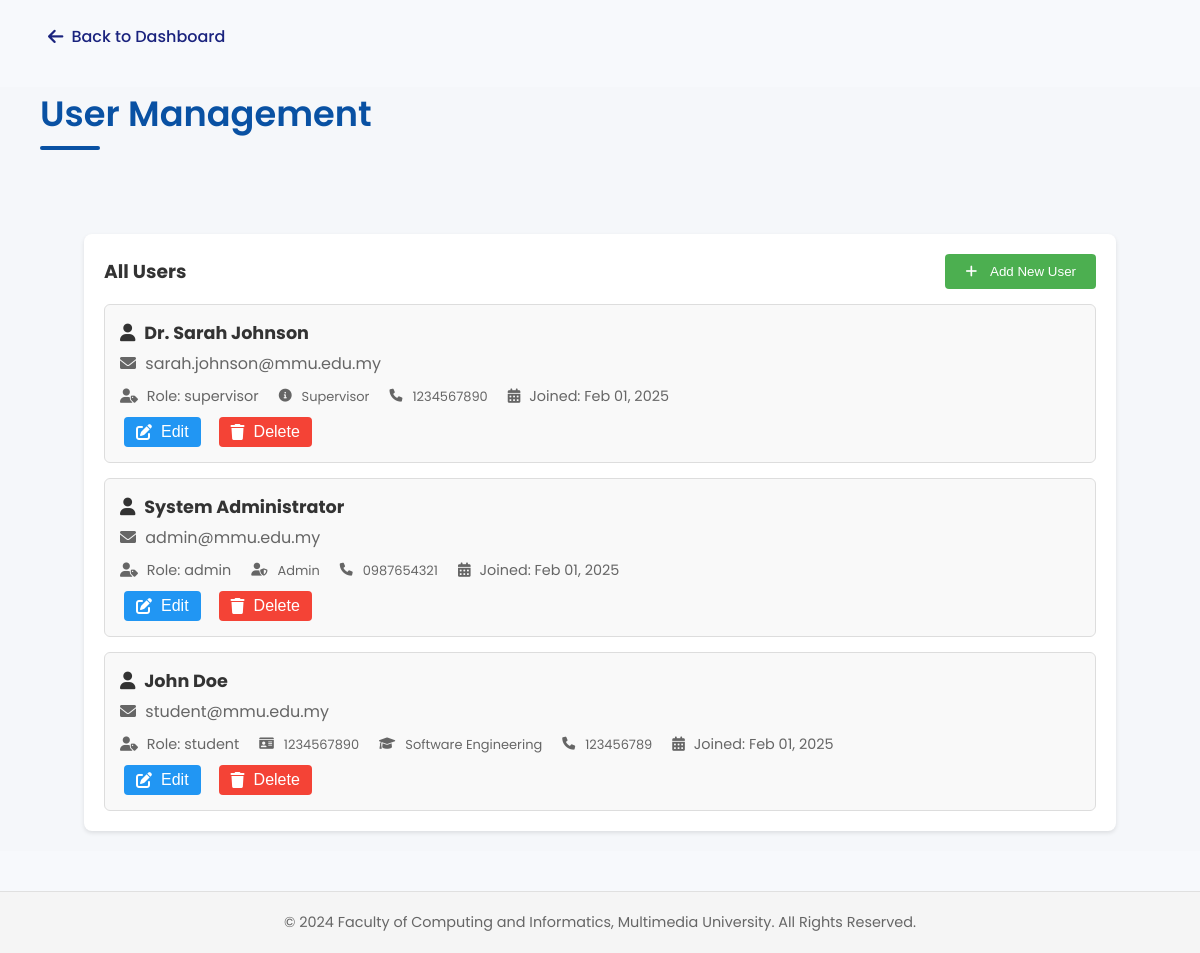
The page /pages/admin-dashboard/manage-users.php (signed in) on the database its author committed.
### pages/admin-dashboard/fetch-users.php (called while the page is built, shortened)
<?php
function getAllUsers() {
    $sql = "SELECT u.user_id, u.full_name, u.email, u.role, u.phone_number, u.created_at,
            CASE
                WHEN s.student_id IS NOT NULL THEN CONCAT(s.matric_number, ' (', s.course, ')')
                WHEN sv.supervisor_id IS NOT NULL THEN 'Supervisor'
                WHEN a.admin_id IS NOT NULL THEN 'Admin'
            END as additional_info,
            s.matric_number,
            s.course
            FROM users u
            LEFT JOIN students s ON u.user_id = s.student_id
            LEFT JOIN supervisors sv ON u.user_id = sv.supervisor_id
            LEFT JOIN admins a ON u.user_id = a.admin_id
            ORDER BY u.created_at DESC";
    $conn = OpenCon();
    $result = mysqli_query($conn, $sql);
    return $result;
}
?>

### pages/admin-dashboard/manage-users.php (the view, shortened to what this page needs)
<?php
require_once "./fetch-users.php";
?>
<!DOCTYPE html>
<html lang="en">
<head>
    <link rel="stylesheet" href="../../index.css">
    <link rel="stylesheet" href="./admin-dashboard-page.css">
    <link href="https://cdnjs.cloudflare.com/ajax/libs/font-awesome/6.0.0/css/all.min.css" rel="stylesheet">
</head>
<body>
    <div class="back-button">
        <a href="./admin-dashboard-page.php" title="Back to Dashboard">
            <i class="fas fa-arrow-left"></i> Back to Dashboard
        </a>
    </div>
    <div class="section">
        <h2>User Management</h2>
        <div class="dashboard-container">
            <div class="action-panel">
                <div class="panel-header">
                    <h3>All Users</h3>
                    <button class="new-user-btn" id="newUserBtn">
                        <i class="fas fa-plus"></i> Add New User
                    </button>
                </div>
                <div class="users-list">
                    <?php
                        $result = getAllUsers();
                        while ($row = $result->fetch_assoc()) {
                            echo "<div class='user-item'>";
                            echo "<div class='user-header'>";
                            echo "<h4 class='username'><i class='fas fa-user'></i> ".$row['full_name']."</h4>";
                            echo "<p class='user-email'><i class='fas fa-envelope'></i> ".$row['email']."</p>";
                            echo "</div>";
                            echo "<div class='user-details'>";
                            echo "<span class='user-role'><i class='fas fa-user-tag'></i> Role: ".$row['role']."</span>";
                            if ($row['role'] === 'student') {
                                echo "<span class='user-info'><i class='fas fa-id-card'></i> ".$row['matric_number']."</span>";
                                echo "<span class='user-info'><i class='fas fa-graduation-cap'></i> ".$row['course']."</span>";
                            } elseif ($row['additional_info']) {
                                $icon = $row['role'] === 'supervisor' ? 'fa-info-circle' : 'fa-user-shield';
                                echo "<span class='user-info'><i class='fas ".$icon."'></i> ".$row['additional_info']."</span>";
                            }
                            echo "<span class='user-phone'><i class='fas fa-phone'></i> ".$row['phone_number']."</span>";
                            echo "<span class='user-date'><i class='fas fa-calendar-alt'></i> Joined: ".date('M d, Y', strtotime($row['created_at']))."</span>";
                            echo "</div>";
                            echo "<div class='user-actions'>";
                            echo "<button class='edit-btn' data-userid='".$row['user_id']."'><i class='fas fa-edit'></i> Edit</button>";
                            echo "<button class='delete-btn' data-userid='".$row['user_id']."'><i class='fas fa-trash'></i> Delete</button>";
                            echo "</div>";
                            echo "</div>";
                        }
                    ?>
                </div>
            </div>
        </div>
    </div>
    <footer>
        <p>&copy; 2024 Faculty of Computing and Informatics, Multimedia University. All Rights Reserved.</p>
    </footer>
</body>
</html>

### index.css (style rules this page uses)
body { font-family: 'Poppins', sans-serif; margin: 0; padding: 0; min-height: 100vh; background-color: #F7F9FC; }
.action-panel { background: white; padding: 1.5rem; border-radius: 12px; margin: 1.5rem; box-shadow: 0 4px 6px rgba(37, 99, 235, 0.1); margin-bottom: 2rem; transition: transform 0.3s ease, box-shadow 0.3s ease; }
.action-panel h3 { color: #2c3e50; margin-bottom: 1rem; }
footer { text-align: center; padding: 20px; margin-top: 40px; background-color: #f5f5f5; border-top: 1px solid #e0e0e0; }
footer p { margin: 0; color: #666; font-size: 0.9rem; }

### pages/admin-dashboard/admin-dashboard-page.css (style rules this page uses)
.section { padding: 0rem 2.5rem; margin-top: 30px; background-color: #f5f7fa; min-height: calc(100vh - 70px); }
h2 { color: #0951a3; margin-bottom: 2.5rem; font-size: 2.2rem; font-weight: 600; position: relative; padding-bottom: 10px; }
h2:after { content: ''; position: absolute; bottom: 0; left: 0; width: 60px; height: 4px; background: #0951a3; border-radius: 2px; }
.action-panel { background: #fff; border-radius: 8px; box-shadow: 0 2px 4px rgba(0, 0, 0, 0.1); padding: 20px; margin-bottom: 30px; }
.panel-header { display: flex; justify-content: space-between; align-items: center; margin-bottom: 15px; }
.panel-header h3 { margin: 0; color: #333; }
.new-user-btn { background-color: #4CAF50; color: white; border: none; padding: 10px 20px; border-radius: 4px; cursor: pointer; display: flex; align-items: center; gap: 8px; }
.users-list { display: flex; flex-direction: column; gap: 15px; }
.user-item { border: 1px solid #ddd; border-radius: 6px; padding: 15px; background-color: #f9f9f9; }
.user-header { margin-bottom: 10px; }
.username { font-size: 1.1em; margin: 0; color: #333; }
.user-email { margin: 5px 0; color: #666; }
.user-details { display: flex; gap: 20px; margin-bottom: 10px; color: #666; font-size: 0.9em; }
.user-actions { display: flex; gap: 10px; }
.edit-btn, .delete-btn { padding: 6px 12px; border: none; border-radius: 4px; cursor: pointer; display: flex; align-items: center; gap: 5px; }
.edit-btn { background-color: #2196F3; color: white; }
.delete-btn { background-color: #f44336; color: white; }
.fas { margin-right: 5px; }
:root { --primary-color: #2563eb; --background-color: #f0f7ff; --text-primary: #333333; --accent-color: #3b82f6; --success-color: #10b981; --warning-color: #f59e0b; --danger-color: #ef4444; --info-color: #06b6d4; }
footer { text-align: center; padding: 20px; margin-top: 40px; background-color: #f5f5f5; border-top: 1px solid #e0e0e0; }
footer p { margin: 0; color: #666; font-size: 0.9rem; }
.dashboard-container { padding: 20px; max-width: 1200px; margin: 0 auto; }
.user-info { display: flex; align-items: center; gap: 5px; color: #666; font-size: 0.9em; }
.user-phone { display: flex; align-items: center; gap: 5px; color: #666; font-size: 0.9em; }
.edit-btn, .delete-btn { display: flex; align-items: center; gap: 4px; padding: 6px 12px; border: none; border-radius: 4px; cursor: pointer; font-size: 1rem; transition: all 0.2s ease; }
.edit-btn { background-color: #0066cc; color: white; }
.edit-btn, .delete-btn { padding: 6px 12px; margin: 0 4px; border: none; border-radius: 4px; cursor: pointer; color: white; }
.edit-btn { background-color: #2196F3; }
.delete-btn { background-color: #f44336; }
.action-panel:last-child { margin-bottom: 0; }
.back-button { margin: 1rem 0 0 2rem; }
.back-button a { display: inline-flex; align-items: center; text-decoration: none; color: #1a237e; font-weight: 500; padding: 0.5rem 1rem; border-radius: 6px; transition: all 0.2s ease; }
.back-button i { margin-right: 0.5rem; font-size: 1.1rem; }

### rows shown on the page
users: full_name "Dr. Sarah Johnson", email "sarah.johnson@mmu.edu.my", role "supervisor", additional_info "Supervisor", phone_number "1234567890", created_at "Feb 01, 2025"
users: full_name "System Administrator", email "admin@mmu.edu.my", role "admin", additional_info "Admin", phone_number "0987654321", created_at "Feb 01, 2025"
students: student_id.full_name "John Doe", student_id.email "student@mmu.edu.my", student_id.role "student", matric_number "1234567890", course "Software Engineering", student_id.phone_number "123456789", student_id.created_at "Feb 01, 2025"
